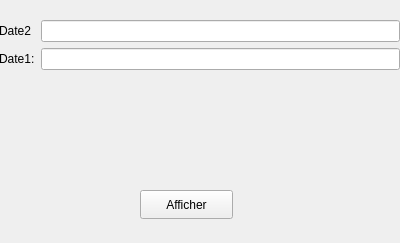
<?xml version="1.0" encoding="UTF-8"?>
<ui version="4.0">
 <class>InteractionInteravalle</class>
 <widget class="QWidget" name="InteractionInteravalle">
  <property name="geometry">
   <rect>
    <x>0</x>
    <y>0</y>
    <width>400</width>
    <height>243</height>
   </rect>
  </property>
  <property name="windowTitle">
   <string>Form</string>
  </property>
  <widget class="QWidget" name="formLayoutWidget">
   <property name="geometry">
    <rect>
     <x>-1</x>
     <y>20</y>
     <width>401</width>
     <height>80</height>
    </rect>
   </property>
   <layout class="QFormLayout" name="formLayout">
    <item row="0" column="0">
     <widget class="QLabel" name="label">
      <property name="text">
       <string>Date2</string>
      </property>
     </widget>
    </item>
    <item row="0" column="1">
     <widget class="QLineEdit" name="lineEdit"/>
    </item>
    <item row="1" column="0">
     <widget class="QLabel" name="label_2">
      <property name="text">
       <string>Date1:</string>
      </property>
     </widget>
    </item>
    <item row="1" column="1">
     <widget class="QLineEdit" name="lineEdit_2"/>
    </item>
   </layout>
  </widget>
  <widget class="QPushButton" name="pushButton">
   <property name="geometry">
    <rect>
     <x>140</x>
     <y>190</y>
     <width>93</width>
     <height>29</height>
    </rect>
   </property>
   <property name="text">
    <string>Afficher</string>
   </property>
  </widget>
 </widget>
 <resources/>
 <connections/>
</ui>
